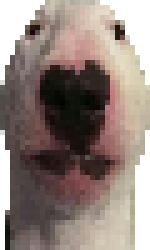
#> input picture images/dog1.png, 30 x 50 px, given in place of 100, which was not available (shown 5 times larger)
$ python imag.py
#> lines starting #> are read from the running program, lines starting #| are printed output that depends on the picture
#> the answer given: 100
#> the answer given: 100
#> the answer given: 100
#> the answer given: 100
from PIL import Image


def resize_image(input_image_path,
                 output_image_path,
                 resizd_height, resizd_width):
#> called with input_image_path = '100', output_image_path = '100', resizd_height = 100, resizd_width = 100
    original_image = Image.open(input_image_path)
#> original_image is the input picture: PIL image 30x50 RGBA; mean R, G, B, A 105.3, 90.4, 84, 214.7
    width, height = original_image.size
#> width = 30; height = 50
    size = resizd_width, resizd_height
    print('The original image size is {wide} wide x {height} '
          'high'.format(wide=width, height=height))
#| The original image size is 30 wide x 50 high

    resized_image = original_image.resize(size)
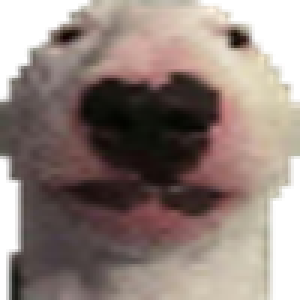
#> resized_image: PIL image 100x100 RGBA (shown 3 times larger); mean R, G, B, A 110.2, 95, 88.2, 214.6; transparent parts drawn white
    width, height = resized_image.size
#> width = 100; height = 100
    print('The resized image size is {wide} wide x {height} '
          'high'.format(wide=width, height=height))
#| The resized image size is 100 wide x 100 high
    resized_image.show()
    resized_image.save(output_image_path)


if __name__ == '__main__':
    resize_image(input_image_path=str(input("first_name : ")),
                 output_image_path=str(input("second_name : ")),
                 resizd_height=int(input("height : ")), resizd_width=int(input("width : ")))

$ run again, on images/dog2.png
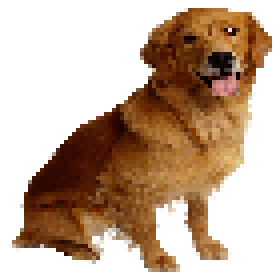
#> input picture images/dog2.png, 70 x 70 px, given in place of 100, which was not available (shown 4 times larger)
#> in resize_image, original_image is the input picture: PIL image 70x70 RGBA; mean R, G, B, A 64.4, 40.6, 21.5, 120.5
#| The original image size is 70 wide x 70 high
#> in resize_image, `resized_image = original_image.resize(size)`:
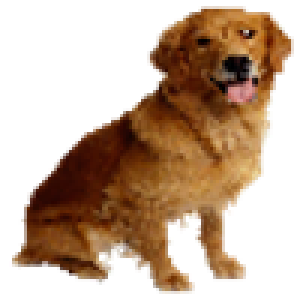
#> resized_image: PIL image 100x100 RGBA (shown 3 times larger); mean R, G, B, A 69.8, 45, 24.7, 120.5; transparent parts drawn white
#| The resized image size is 100 wide x 100 high

$ run again, on images/dog3.png
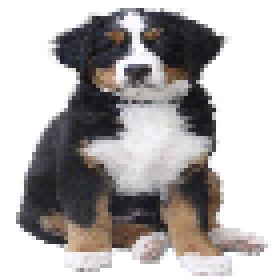
#> input picture images/dog3.png, 70 x 70 px, given in place of 100, which was not available (shown 4 times larger)
#> in resize_image, original_image is the input picture: PIL image 70x70 RGBA; mean R, G, B, A 67.7, 64.2, 63.7, 139.4
#| The original image size is 70 wide x 70 high
#> in resize_image, `resized_image = original_image.resize(size)`:
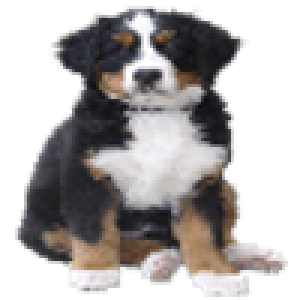
#> resized_image: PIL image 100x100 RGBA (shown 3 times larger); mean R, G, B, A 69.8, 66.2, 65.8, 139.3; transparent parts drawn white
#| The resized image size is 100 wide x 100 high
